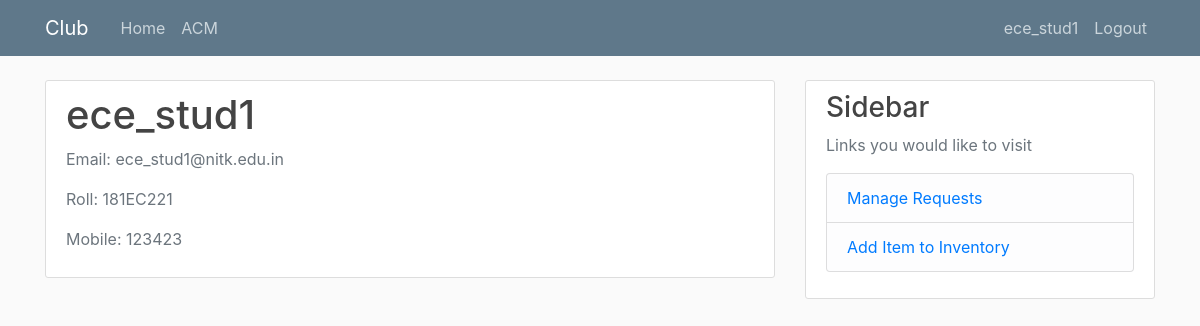
/user/Your-Profile/ (signed in), run on the app's committed database.
### User/models.py (models this page shows, shortened)
class User(AbstractBaseUser):
    YEAR = (
        (1, 'First Year'),
        (2, 'Second Year'),
        (3, 'Third Year'),
        (4, 'Fourth Year')
    )
    userName         = models.CharField(verbose_name = "Username", max_length = 27, unique = True)
    email            = models.CharField(verbose_name = 'Email Address', max_length = 27, unique = True)
    name             = models.CharField(verbose_name = 'First Name',max_length = 27)
    year             = models.IntegerField(verbose_name = 'Year', choices = YEAR, default = 2)
    roll             = models.CharField(verbose_name = 'Roll Number', max_length = 10)
    department       = models.CharField(verbose_name = 'Department', max_length = 20)
    mobileNumber     = models.CharField(verbose_name = 'Mobile Number',max_length = 27 ,unique = True)
    club             = models.ForeignKey(Club, default = None, on_delete = models.SET_NULL ,related_name = 'Club_Member', null = True, blank = True)
    is_convener      = models.BooleanField(default = False)
    is_active        = models.BooleanField(default = True)
    is_admin         = models.BooleanField(default = False)
    objects = CustUserManager()
    USERNAME_FIELD  = 'userName'
    REQUIRED_FIELDS = ['email', 'name', 'roll', 'year', 'department', 'mobileNumber', ]

### Club/models.py (models this page shows)
class Club(models.Model):
    name        = models.CharField(verbose_name = 'Club Name', max_length = 24)
    convener    = models.ForeignKey("User.User", default = None, on_delete = models.SET_NULL, related_name = 'Convener', null = True, blank = True)
    dateCreated = models.DateField(default = timezone.now)
    def __str__(self):
        return self.name

### User/views.py (the view)
# urls.py: path("Your-Profile/", YourProfile, name = 'Your Profile'),
def YourProfile(request):
    user = request.user
    context = {'user' : user}
    return render(request, 'User/YourProfile.html', context)

### User/templates/User/YourProfile.html (shortened to what this page needs)
{% extends "User/Base.html" %}
{% load crispy_forms_tags %}
{% block content %}
    <div class="content-section">
      <div class="media">
        <div class="media-body">
          <h2 class="account-heading">{{ user.userName }}</h2>
          <p class="text-secondary">Email: {{ user.email }}</p>
          <p class="text-secondary">Roll: {{ user.roll }}</p>
          <p class="text-secondary">Mobile: {{ user.mobileNumber }}</p>
        </div>
      </div>
    </div>
{% endblock content %}

### User/templates/User/Base.html (shortened to what this page needs)
{% load static %}
<!DOCTYPE html>
<html>
<head>
    <link rel="stylesheet" href="https://maxcdn.bootstrapcdn.com/bootstrap/4.0.0/css/bootstrap.min.css">
    <link rel="stylesheet" type="text/css" href="{% static 'User/main.css' %}">
</head>
<body>
    <header class="site-header">
      <nav class="navbar navbar-expand-md navbar-dark bg-steel fixed-top">
        <div class="container">
          <a class="navbar-brand mr-4" href="{% url 'home' %}">Club</a>
          <div class="collapse navbar-collapse" id="navbarToggle">
            <div class="navbar-nav mr-auto">
              <a class="nav-item nav-link" href="{% url 'home' %}">Home</a>
              {% if user.is_authenticated %}
                {% if user.is_convener %}
                  <a class="nav-item nav-link" href="{% url 'Club Details' %}">{{ user.club }}</a>
                {% else %}
                  <a class="nav-item nav-link" href="{% url 'Your Inventory' %}">Your Inventory</a>
                {% endif %}
              {% endif %}
            </div>
            <div class="navbar-nav">
            {% if user.is_authenticated %}
                <a class="nav-item nav-link" href="{% url 'Your Profile' %}">{{ user.userName }}</a>
                <a class="nav-item nav-link" href="{% url 'logout' %}">Logout</a>
            {% else %}
                <a class="nav-item nav-link" href="{% url 'login' %}">Login</a>
                <a class="nav-item nav-link" href="{% url 'register' %}">Register</a>
            {% endif %}
            </div>
          </div>
        </div>
      </nav>
    </header>
    <main role="main" class="container">
      <div class="row">
        <div class="col-md-8">
          {% block content %}{% endblock %}
        </div>
        <div class="col-md-4">
          <div class="content-section">
            <h3>Sidebar</h3>
            <p class='text-muted'>Links you would like to visit
              <ul class="list-group">
              {% if user.is_convener %}
                <li class="list-group-item list-group-item-light"><a href = "{% url 'Manage Request' %}">Manage Requests</a></li>
                <li class="list-group-item list-group-item-light"><a href = "{% url 'Add Item' %}">Add Item to Inventory</a></li>
              {% endif %}
              </ul>
            </p>
          </div>
        </div>
      </div>
    </main>
</body>
</html>

### User/static/User/main.css (style rules this page uses)
body { background: #fafafa; color: #333333; margin-top: 5rem; margin-bottom: 120px; }
h1, h2, h3, h4, h5, h6 { color: #444444; }
ul { margin: 0; }
.bg-steel { background-color: #5f788a; }
.site-header .navbar-nav .nav-link { color: #cbd5db; }
.content-section { background: #ffffff; padding: 10px 20px; border: 1px solid #dddddd; border-radius: 3px; margin-bottom: 20px; }
.account-heading { font-size: 2.5rem; }

### data on the page
User: club "ACM", userName "ece_stud1", email "ece_stud1@nitk.edu.in", roll "181EC221", mobileNumber "123423"
